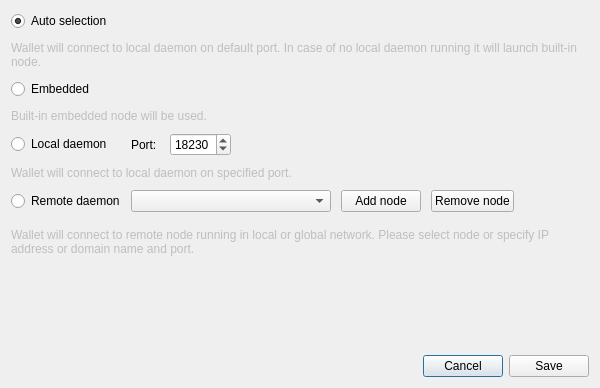
<?xml version="1.0" encoding="UTF-8"?>
<ui version="4.0">
 <class>ConnectionSettingsDialog</class>
 <widget class="QDialog" name="ConnectionSettingsDialog">
  <property name="windowModality">
   <enum>Qt::ApplicationModal</enum>
  </property>
  <property name="geometry">
   <rect>
    <x>0</x>
    <y>0</y>
    <width>600</width>
    <height>388</height>
   </rect>
  </property>
  <property name="windowTitle">
   <string>Connection settings</string>
  </property>
  <layout class="QGridLayout" name="gridLayout_2">
   <item row="2" column="0">
    <layout class="QHBoxLayout" name="horizontalLayout">
     <item>
      <spacer name="horizontalSpacer">
       <property name="orientation">
        <enum>Qt::Horizontal</enum>
       </property>
       <property name="sizeHint" stdset="0">
        <size>
         <width>40</width>
         <height>20</height>
        </size>
       </property>
      </spacer>
     </item>
     <item>
      <widget class="QPushButton" name="connectionCancelButton">
       <property name="text">
        <string>Cancel</string>
       </property>
      </widget>
     </item>
     <item>
      <widget class="QPushButton" name="connectionSaveButton">
       <property name="text">
        <string>Save</string>
       </property>
      </widget>
     </item>
    </layout>
   </item>
   <item row="0" column="0">
    <layout class="QGridLayout" name="gridLayout">
     <property name="sizeConstraint">
      <enum>QLayout::SetMaximumSize</enum>
     </property>
     <property name="verticalSpacing">
      <number>10</number>
     </property>
     <item row="0" column="0">
      <widget class="QRadioButton" name="radioButton_1">
       <property name="enabled">
        <bool>true</bool>
       </property>
       <property name="text">
        <string>Auto selection</string>
       </property>
       <property name="checked">
        <bool>true</bool>
       </property>
      </widget>
     </item>
     <item row="1" column="0" colspan="2">
      <widget class="QLabel" name="label">
       <property name="enabled">
        <bool>false</bool>
       </property>
       <property name="text">
        <string>Wallet will connect to local daemon on default port. In case of no local daemon running it will launch built-in node.</string>
       </property>
       <property name="wordWrap">
        <bool>true</bool>
       </property>
      </widget>
     </item>
     <item row="2" column="0">
      <widget class="QRadioButton" name="radioButton_2">
       <property name="text">
        <string>Embedded</string>
       </property>
      </widget>
     </item>
     <item row="3" column="0" colspan="2">
      <widget class="QLabel" name="label_2">
       <property name="enabled">
        <bool>false</bool>
       </property>
       <property name="text">
        <string>Built-in embedded node will be used.</string>
       </property>
       <property name="wordWrap">
        <bool>true</bool>
       </property>
      </widget>
     </item>
     <item row="4" column="0">
      <widget class="QRadioButton" name="radioButton_3">
       <property name="text">
        <string>Local daemon</string>
       </property>
      </widget>
     </item>
     <item row="4" column="1">
      <layout class="QHBoxLayout" name="horizontalLayout_2">
       <property name="spacing">
        <number>10</number>
       </property>
       <item>
        <widget class="QLabel" name="label_3">
         <property name="text">
          <string>Port: </string>
         </property>
        </widget>
       </item>
       <item>
        <widget class="QSpinBox" name="m_localDaemonPort">
         <property name="minimum">
          <number>0</number>
         </property>
         <property name="maximum">
          <number>65535</number>
         </property>
         <property name="value">
          <number>18230</number>
         </property>
         <property name="displayIntegerBase">
          <number>10</number>
         </property>
        </widget>
       </item>
       <item>
        <spacer name="horizontalSpacer_2">
         <property name="orientation">
          <enum>Qt::Horizontal</enum>
         </property>
         <property name="sizeHint" stdset="0">
          <size>
           <width>40</width>
           <height>20</height>
          </size>
         </property>
        </spacer>
       </item>
      </layout>
     </item>
     <item row="5" column="0" colspan="2">
      <widget class="QLabel" name="label_4">
       <property name="enabled">
        <bool>false</bool>
       </property>
       <property name="text">
        <string>Wallet will connect to local daemon on specified port.</string>
       </property>
       <property name="wordWrap">
        <bool>true</bool>
       </property>
      </widget>
     </item>
     <item row="6" column="0">
      <widget class="QRadioButton" name="radioButton_4">
       <property name="text">
        <string>Remote daemon</string>
       </property>
      </widget>
     </item>
     <item row="6" column="1">
      <layout class="QHBoxLayout" name="horizontalLayout_3">
       <property name="spacing">
        <number>10</number>
       </property>
       <item>
        <widget class="QComboBox" name="remoteNodesComboBox">
         <property name="minimumSize">
          <size>
           <width>200</width>
           <height>0</height>
          </size>
         </property>
         <property name="editable">
          <bool>false</bool>
         </property>
         <property name="insertPolicy">
          <enum>QComboBox::InsertAtTop</enum>
         </property>
        </widget>
       </item>
       <item>
        <widget class="QPushButton" name="addNodeButton">
         <property name="text">
          <string>Add node</string>
         </property>
         <property name="icon">
          <iconset resource="../../resources.qrc">
           <normaloff>:/icons/add</normaloff>:/icons/add</iconset>
         </property>
        </widget>
       </item>
       <item>
        <widget class="QPushButton" name="removeNodeButton">
         <property name="text">
          <string>Remove node</string>
         </property>
         <property name="icon">
          <iconset resource="../../resources.qrc">
           <normaloff>:/icons/remove</normaloff>:/icons/remove</iconset>
         </property>
        </widget>
       </item>
       <item>
        <spacer name="horizontalSpacer_3">
         <property name="orientation">
          <enum>Qt::Horizontal</enum>
         </property>
         <property name="sizeHint" stdset="0">
          <size>
           <width>40</width>
           <height>20</height>
          </size>
         </property>
        </spacer>
       </item>
      </layout>
     </item>
     <item row="7" column="0" colspan="2">
      <widget class="QLabel" name="label_5">
       <property name="enabled">
        <bool>false</bool>
       </property>
       <property name="sizePolicy">
        <sizepolicy hsizetype="Preferred" vsizetype="MinimumExpanding">
         <horstretch>0</horstretch>
         <verstretch>0</verstretch>
        </sizepolicy>
       </property>
       <property name="minimumSize">
        <size>
         <width>0</width>
         <height>40</height>
        </size>
       </property>
       <property name="text">
        <string>Wallet will connect to remote node running in local or global network. Please select node or specify IP address or domain name and port.</string>
       </property>
       <property name="wordWrap">
        <bool>true</bool>
       </property>
      </widget>
     </item>
    </layout>
   </item>
   <item row="1" column="0">
    <spacer name="verticalSpacer">
     <property name="orientation">
      <enum>Qt::Vertical</enum>
     </property>
     <property name="sizeHint" stdset="0">
      <size>
       <width>20</width>
       <height>40</height>
      </size>
     </property>
    </spacer>
   </item>
  </layout>
 </widget>
 <resources>
  <include location="../../resources.qrc"/>
 </resources>
 <connections>
  <connection>
   <sender>connectionCancelButton</sender>
   <signal>clicked()</signal>
   <receiver>ConnectionSettingsDialog</receiver>
   <slot>reject()</slot>
   <hints>
    <hint type="sourcelabel">
     <x>549</x>
     <y>259</y>
    </hint>
    <hint type="destinationlabel">
     <x>338</x>
     <y>140</y>
    </hint>
   </hints>
  </connection>
  <connection>
   <sender>connectionSaveButton</sender>
   <signal>clicked()</signal>
   <receiver>ConnectionSettingsDialog</receiver>
   <slot>accept()</slot>
   <hints>
    <hint type="sourcelabel">
     <x>630</x>
     <y>259</y>
    </hint>
    <hint type="destinationlabel">
     <x>338</x>
     <y>140</y>
    </hint>
   </hints>
  </connection>
  <connection>
   <sender>addNodeButton</sender>
   <signal>clicked()</signal>
   <receiver>ConnectionSettingsDialog</receiver>
   <slot>addNodeClicked()</slot>
   <hints>
    <hint type="sourcelabel">
     <x>361</x>
     <y>153</y>
    </hint>
    <hint type="destinationlabel">
     <x>290</x>
     <y>135</y>
    </hint>
   </hints>
  </connection>
  <connection>
   <sender>removeNodeButton</sender>
   <signal>clicked()</signal>
   <receiver>ConnectionSettingsDialog</receiver>
   <slot>removeNodeClicked()</slot>
   <hints>
    <hint type="sourcelabel">
     <x>459</x>
     <y>177</y>
    </hint>
    <hint type="destinationlabel">
     <x>299</x>
     <y>193</y>
    </hint>
   </hints>
  </connection>
 </connections>
</ui>
